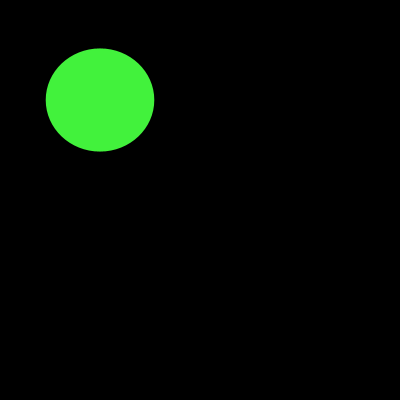
Frame 1 (no input)
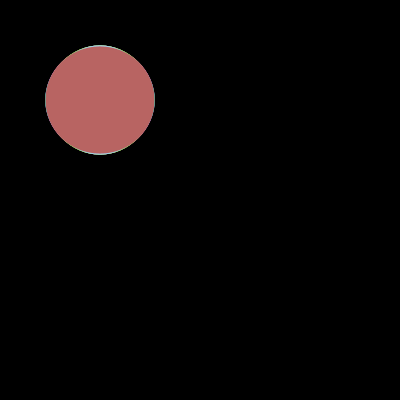
Frame 60 (the mouse pressed at the canvas centre just before this capture)
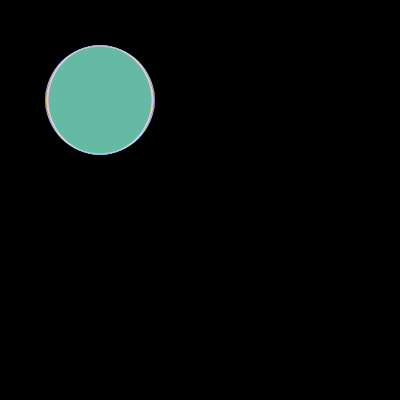
Frame 120 (the mouse held since frame 60 and released just before this capture)

The Processing sketch that drew these frames (run headless with seeded random() and noise(); from frame 60 on, the mouse is pressed at the canvas centre):

// Processing sketch: processing_144586
// ── processing_144586.pde

Ball ball = new Ball(100, 100, 100);

void setup() {
  size( 400, 400);
  background(0);
}

void draw() {
  ball.action();
}

class Ball {
  float d;
  float h;
  float aD;
  float f = random(5) + 3;
  
  Ball( float inid, float inih, float iniaD) {
    d = inid;
    h = inih;
    aD = iniaD;
  }
  
  void action() {
    fill(random(255), random(255), random(255));
    noStroke();
    if ( key == CODED && keyPressed == true) {
      if ( keyCode == UP) {
        h = h - f;
      } else if ( keyCode == DOWN){
        h = h + f;
      } else if (keyCode == LEFT){
        d = d - f;
      } else if (keyCode == RIGHT){
        d = d + f;
      }
    }
    ellipse( d, h, aD + random(10), aD + random(10));
  }
}
